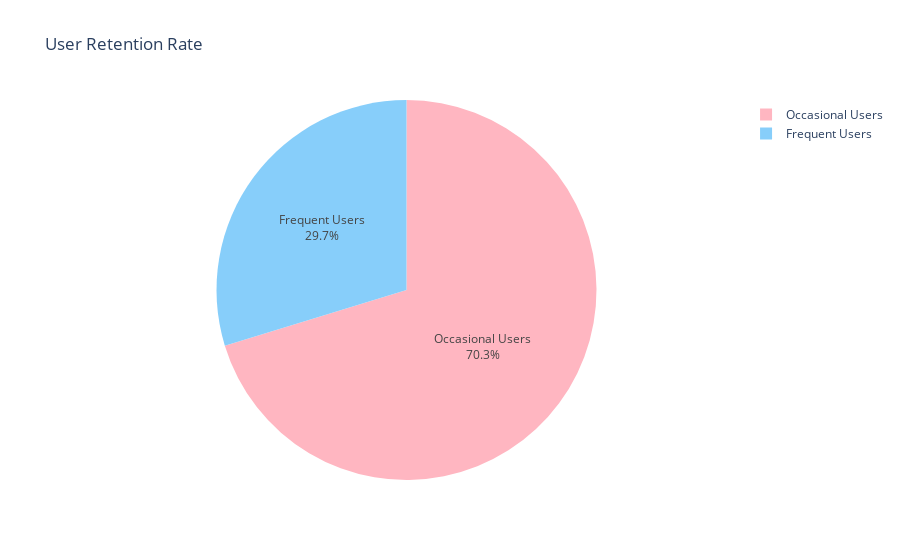

The notebook cell saved with this chart:
### Code cell
# Count the number of users in each retention segment
segment_counts = df['Retention Segment'].value_counts()

# Define the pastel colors
colors = ['#FFB6C1', '#87CEFA']

# Create a pie chart using Plotly
fig = px.pie(segment_counts, 
             values=segment_counts.values, 
             names=segment_counts.index, 
             color=segment_counts.index, 
             color_discrete_sequence=colors,
             title='User Retention Rate')

# Update layout and show the chart
fig.update_traces(textposition='inside', textinfo='percent+label')
fig.update_layout(showlegend=True)
fig.show()

### Figure 1 — Plotly figure (JSON) as saved in the notebook; plotly's stock layout.template omitted (floating-point values rounded to 4 significant figures)
{"data": [{"customdata": [["Occasional Users"], ["Frequent Users"]], "domain": {"x": [0, 1], "y": [0, 1]}, "hovertemplate": "index=%{customdata[0]}<br>value=%{value}<extra></extra>", "labels": ["Occasional Users", "Frequent Users"], "legendgroup": "", "marker": {"colors": ["#FFB6C1", "#87CEFA"]}, "name": "", "showlegend": true, "textinfo": "percent+label", "textposition": "inside", "type": "pie", "values": [702, 297]}], "layout": {"autosize": true, "hiddenlabels": [], "legend": {"tracegroupgap": 0}, "piecolorway": ["#FFB6C1", "#87CEFA"], "showlegend": true, "title": {"text": "User Retention Rate"}}}
